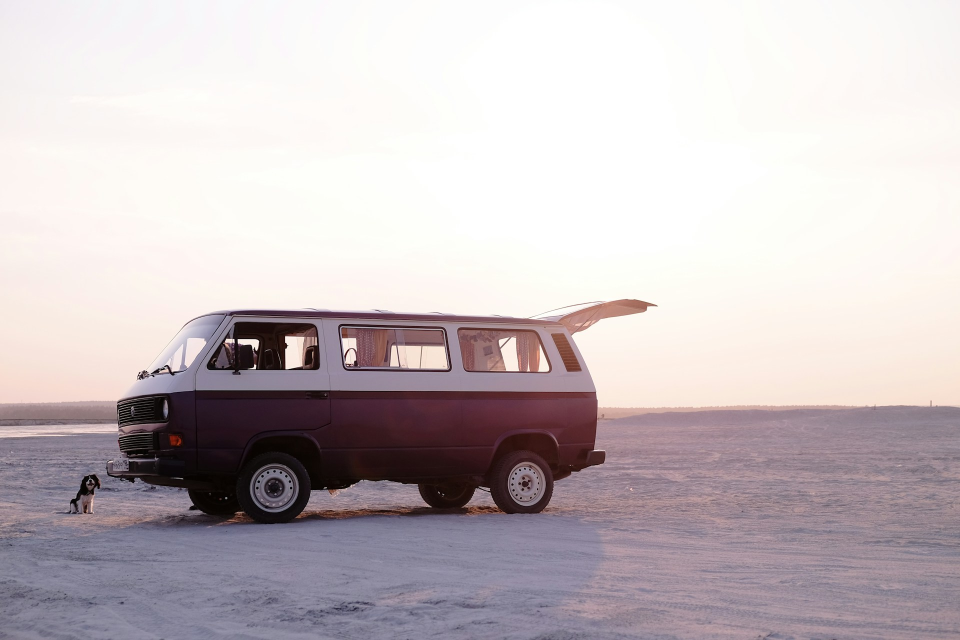
#> input picture Assignments/assignment4/ImageProcess/imgs/fedor.jpg, 1920 x 1280 px, found by its file name (shown at 1/2 size)
$ python 6.cropping.py
#> lines starting #> are read from the running program, lines starting #| are printed output that depends on the picture
#!/home/mokarrameh/usask/TA/CME466/env/bin/python3.9
import os
import cv2

image_path = os.path.join('..', 'data', 'fedor.jpg')
img = cv2.imread (image_path)
#> img is the input picture: shape (1280, 1920, 3); mean B, G, R 191.9, 188.9, 198

cv2.imshow('image', img)
print(img.shape)
#| (1280, 1920, 3)

# resized_img = cv2.resize(img, (int(img.shape[0]/2), int(img.shape[1]/2)))
# cv2.imshow('resized image', resized_img)
# print(resized_img.shape)

# image is just a numpy array. So, to crop it we can just use slicing techniques
cropped_img = img[600:1050, 150:1250]
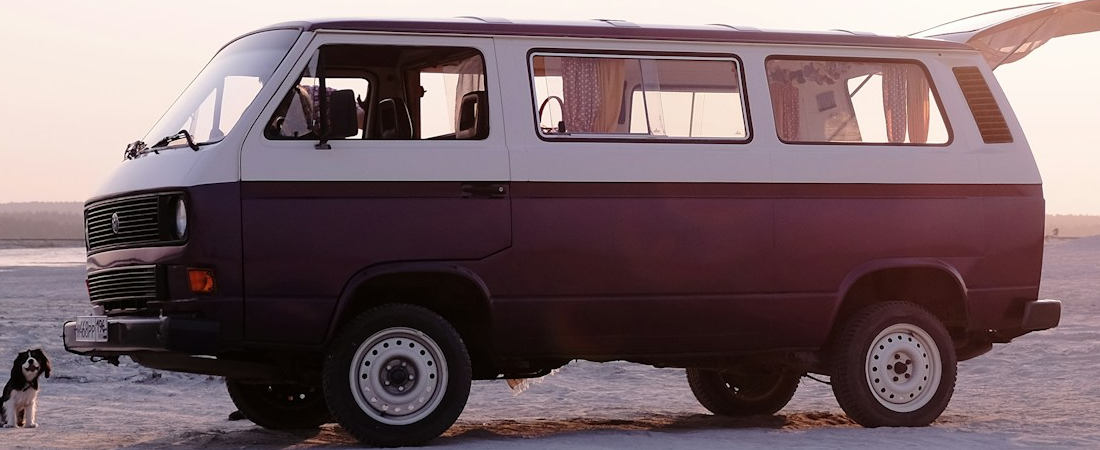
#> cropped_img: shape (450, 1100, 3); mean B, G, R 104.3, 99.5, 119.6
cv2.imshow('cropped image', cropped_img)
print(cropped_img.shape)
#| (450, 1100, 3)

cv2.waitKey (0)
cv2.destroyAllWindows()
